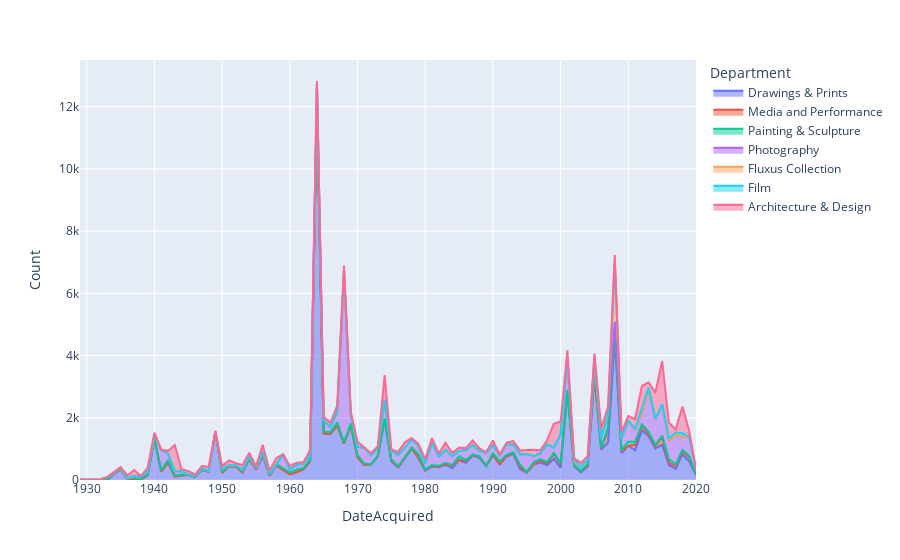

The code cell stored with this chart in its notebook:
### Code cell
fig8 = px.area(df_moma_complete, x="DateAcquired", y="Count", color="Department", line_group="Department")
fig8.update_layout(
     xaxis = dict(
        dtick = 10
    )
   
)

fig8.show()

### Figure 1 — Plotly figure (JSON) as saved in the notebook; plotly's stock layout.template omitted (floating-point values rounded to 4 significant figures)
{"data": [{"fillpattern": {"shape": ""}, "hovertemplate": "Department=Drawings & Prints<br>DateAcquired=%{x}<br>Count=%{y}<extra></extra>", "legendgroup": "Drawings & Prints", "line": {"color": "#636efa"}, "marker": {"symbol": "circle"}, "mode": "lines", "name": "Drawings & Prints", "orientation": "v", "showlegend": true, "stackgroup": "1", "type": "scatter", "x": [1929, 1930, 1931, 1932, 1933, 1934, 1935, 1936, 1937, 1938, 1939, 1940, 1941, 1942, 1943, 1944, 1945, 1946, 1947, 1948, 1949, 1950, 1951, 1952, 1953, 1954, 1955, 1956, 1957, 1958, 1959, 1960, 1961, 1962, 1963, 1964, 1965, 1966, 1967, 1968, 1969, 1970, 1971, 1972, 1973, 1974, 1975, 1976, 1977, 1978, 1979, 1980, 1981, 1982, 1983, 1984, 1985, 1986, 1987, 1988, 1989, 1990, 1991, 1992, 1993, 1994, 1995, 1996, 1997, 1998, 1999, 2000, 2001, 2002, 2003, 2004, 2005, 2006, 2007, 2008, 2009, 2010, 2011, 2012, 2013, 2014, 2015, 2016, 2017, 2018, 2019, 2020], "xaxis": "x", "y": [9, 3, 1, 14, 2, 186, 349, 33, 34, 9, 160, 1305, 270, 559, 117, 147, 165, 97, 317, 265, 1517, 232, 441, 435, 244, 681, 336, 787, 142, 465, 308, 180, 257, 343, 605, 12101, 1493, 1481, 1755, 1169, 1747, 729, 486, 498, 760, 1953, 596, 401, 713, 1013, 700, 303, 430, 407, 490, 388, 637, 552, 783, 716, 442, 796, 500, 744, 839, 345, 231, 494, 561, 482, 684, 394, 2859, 443, 243, 434, 3305, 975, 1206, 4522, 863, 1101, 957, 1603, 1405, 1017, 1138, 481, 357, 826, 595, 162], "yaxis": "y"}, {"fillpattern": {"shape": ""}, "hovertemplate": "Department=Media and Performance<br>DateAcquired=%{x}<br>Count=%{y}<extra></extra>", "legendgroup": "Media and Performance", "line": {"color": "#EF553B"}, "marker": {"symbol": "circle"}, "mode": "lines", "name": "Media and Performance", "orientation": "v", "showlegend": true, "stackgroup": "1", "type": "scatter", "x": [1975, 1976, 1979, 1980, 1981, 1982, 1983, 1984, 1985, 1986, 1987, 1988, 1989, 1990, 1991, 1992, 1993, 1994, 1995, 1997, 1998, 1999, 2000, 2001, 2002, 2003, 2004, 2005, 2006, 2007, 2008, 2009, 2010, 2011, 2012, 2013, 2014, 2015, 2016, 2017, 2018, 2019, 2020], "xaxis": "x", "y": [26, 8, 32, 15, 23, 20, 14, 62, 14, 62, 17, 36, 10, 18, 12, 18, 37, 69, 6, 71, 41, 153, 106, 10, 7, 39, 36, 68, 21, 428, 257, 55, 3, 178, 140, 78, 65, 240, 63, 93, 103, 138, 1], "yaxis": "y"}, {"fillpattern": {"shape": ""}, "hovertemplate": "Department=Painting & Sculpture<br>DateAcquired=%{x}<br>Count=%{y}<extra></extra>", "legendgroup": "Painting & Sculpture", "line": {"color": "#00cc96"}, "marker": {"symbol": "circle"}, "mode": "lines", "name": "Painting & Sculpture", "orientation": "v", "showlegend": true, "stackgroup": "1", "type": "scatter", "x": [1930, 1931, 1932, 1934, 1935, 1936, 1937, 1938, 1939, 1940, 1941, 1942, 1943, 1944, 1945, 1946, 1947, 1948, 1949, 1950, 1951, 1952, 1953, 1954, 1955, 1956, 1957, 1958, 1959, 1960, 1961, 1962, 1963, 1964, 1965, 1966, 1967, 1968, 1969, 1970, 1971, 1972, 1973, 1974, 1975, 1976, 1977, 1978, 1979, 1980, 1981, 1982, 1983, 1984, 1985, 1986, 1987, 1988, 1989, 1990, 1991, 1992, 1993, 1994, 1995, 1996, 1997, 1998, 1999, 2000, 2001, 2002, 2003, 2004, 2005, 2006, 2007, 2008, 2009, 2010, 2011, 2012, 2013, 2014, 2015, 2016, 2017, 2018, 2019, 2020], "xaxis": "x", "y": [4, 2, 1, 19, 19, 23, 34, 12, 47, 17, 45, 75, 34, 19, 18, 8, 17, 21, 36, 30, 36, 32, 42, 36, 53, 63, 27, 50, 59, 55, 78, 35, 52, 60, 70, 52, 99, 41, 72, 68, 47, 11, 29, 24, 40, 33, 24, 37, 96, 25, 26, 27, 48, 29, 112, 30, 24, 16, 14, 43, 87, 45, 16, 75, 26, 77, 40, 47, 35, 43, 28, 34, 14, 47, 151, 33, 41, 46, 32, 135, 90, 46, 68, 42, 54, 119, 48, 42, 36, 13], "yaxis": "y"}, {"fillpattern": {"shape": ""}, "hovertemplate": "Department=Photography<br>DateAcquired=%{x}<br>Count=%{y}<extra></extra>", "legendgroup": "Photography", "line": {"color": "#ab63fa"}, "marker": {"symbol": "circle"}, "mode": "lines", "name": "Photography", "orientation": "v", "showlegend": true, "stackgroup": "1", "type": "scatter", "x": [1932, 1933, 1934, 1935, 1937, 1938, 1939, 1940, 1941, 1942, 1943, 1944, 1946, 1947, 1948, 1950, 1952, 1953, 1954, 1955, 1956, 1957, 1959, 1960, 1961, 1962, 1963, 1964, 1965, 1966, 1967, 1968, 1969, 1970, 1971, 1972, 1973, 1974, 1975, 1976, 1977, 1978, 1979, 1980, 1981, 1982, 1983, 1984, 1985, 1986, 1987, 1988, 1989, 1990, 1991, 1992, 1993, 1994, 1995, 1996, 1997, 1998, 1999, 2000, 2001, 2002, 2003, 2004, 2005, 2006, 2007, 2008, 2009, 2010, 2011, 2012, 2013, 2014, 2015, 2016, 2017, 2018, 2019, 2020], "xaxis": "x", "y": [1, 91, 2, 24, 57, 84, 51, 125, 651, 218, 128, 113, 32, 36, 1, 92, 16, 51, 43, 4, 65, 26, 448, 104, 160, 155, 127, 575, 352, 169, 337, 5480, 304, 267, 505, 282, 261, 580, 298, 359, 297, 238, 263, 194, 700, 301, 414, 288, 170, 309, 295, 176, 391, 253, 193, 323, 258, 335, 573, 196, 180, 576, 164, 904, 1008, 110, 126, 137, 340, 336, 421, 267, 387, 661, 375, 352, 1327, 810, 984, 603, 950, 422, 623, 164], "yaxis": "y"}, {"fillpattern": {"shape": ""}, "hovertemplate": "Department=Fluxus Collection<br>DateAcquired=%{x}<br>Count=%{y}<extra></extra>", "legendgroup": "Fluxus Collection", "line": {"color": "#FFA15A"}, "marker": {"symbol": "circle"}, "mode": "lines", "name": "Fluxus Collection", "orientation": "v", "showlegend": true, "stackgroup": "1", "type": "scatter", "x": [2008], "xaxis": "x", "y": [1906], "yaxis": "y"}, {"fillpattern": {"shape": ""}, "hovertemplate": "Department=Film<br>DateAcquired=%{x}<br>Count=%{y}<extra></extra>", "legendgroup": "Film", "line": {"color": "#19d3f3"}, "marker": {"symbol": "circle"}, "mode": "lines", "name": "Film", "orientation": "v", "showlegend": true, "stackgroup": "1", "type": "scatter", "x": [1936, 1938, 1939, 1940, 1953, 1969, 1971, 1972, 1974, 1977, 1979, 1981, 1983, 1986, 1988, 1989, 1990, 1997, 1998, 1999, 2002, 2003, 2004, 2005, 2006, 2007, 2008, 2009, 2010, 2011, 2012, 2013, 2014, 2015, 2016, 2017, 2018], "xaxis": "x", "y": [1, 2, 4, 3, 1, 1, 1, 1, 1, 1, 1, 1, 1, 1, 1, 7, 1, 1, 2, 6, 61, 3, 2, 98, 1, 19, 18, 6, 19, 43, 149, 97, 35, 22, 76, 77, 110], "yaxis": "y"}, {"fillpattern": {"shape": ""}, "hovertemplate": "Department=Architecture & Design<br>DateAcquired=%{x}<br>Count=%{y}<extra></extra>", "legendgroup": "Architecture & Design", "line": {"color": "#FF6692"}, "marker": {"symbol": "circle"}, "mode": "lines", "name": "Architecture & Design", "orientation": "v", "showlegend": true, "stackgroup": "1", "type": "scatter", "x": [1932, 1934, 1935, 1936, 1937, 1938, 1939, 1940, 1941, 1942, 1943, 1944, 1945, 1946, 1947, 1948, 1949, 1950, 1951, 1952, 1953, 1954, 1955, 1956, 1957, 1958, 1959, 1960, 1961, 1962, 1963, 1964, 1965, 1966, 1967, 1968, 1969, 1970, 1971, 1972, 1973, 1974, 1975, 1976, 1977, 1978, 1979, 1980, 1981, 1982, 1983, 1984, 1985, 1986, 1987, 1988, 1989, 1990, 1991, 1992, 1993, 1994, 1995, 1996, 1997, 1998, 1999, 2000, 2001, 2002, 2003, 2004, 2005, 2006, 2007, 2008, 2009, 2010, 2011, 2012, 2013, 2014, 2015, 2016, 2017, 2018, 2019], "xaxis": "x", "y": [2, 49, 23, 90, 198, 18, 139, 73, 10, 81, 847, 66, 107, 34, 77, 134, 29, 99, 154, 65, 135, 115, 49, 214, 107, 188, 16, 114, 60, 34, 169, 91, 106, 145, 200, 205, 73, 170, 3, 71, 35, 812, 20, 101, 175, 60, 68, 136, 168, 96, 227, 103, 112, 71, 149, 75, 28, 158, 29, 65, 109, 120, 132, 205, 98, 132, 768, 433, 265, 39, 124, 107, 104, 300, 227, 220, 193, 145, 313, 738, 165, 840, 1390, 503, 101, 857, 183], "yaxis": "y"}], "layout": {"legend": {"title": {"text": "Department"}, "tracegroupgap": 0}, "margin": {"t": 60}, "xaxis": {"anchor": "y", "domain": [0, 1], "dtick": 10, "title": {"text": "DateAcquired"}}, "yaxis": {"anchor": "x", "domain": [0, 1], "title": {"text": "Count"}}}}
